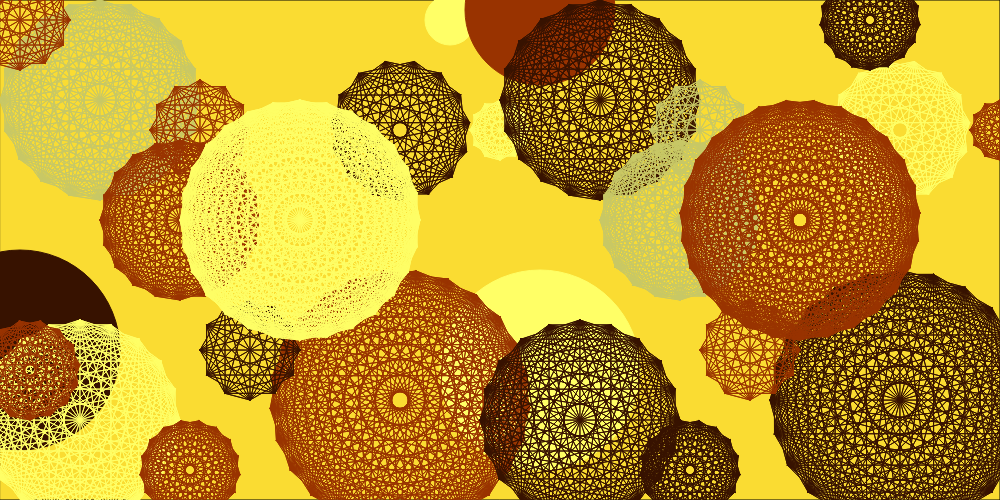
Frame 1 (no input)
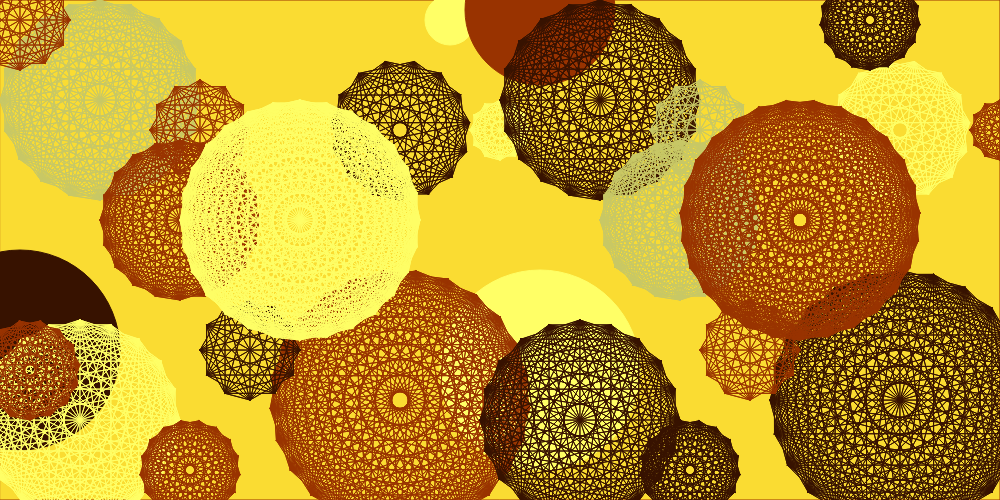
Frame 60 (no input)
Frame 120 (the mouse pressed at the canvas centre since frame 60): identical to frame 60, image omitted

The p5.js sketch that drew these frames (run headless with seeded random() and noise() and a simulated clock; from frame 60 on, the mouse is pressed at the canvas centre):

// p5.js sketch
// ── sketch.js
// VARIABLES

var colourx = [];
var coloury = [];
var colourz = [];


function setup() {
  createCanvas(1000, 500);
  /* Use for static colours
  COMMENT HERE IF YOU WANT DYNAMIC COLOURS*/
  //setColours();

}

function getPoints(xc, yc) {
  for (var i = 0; i < count; i++) {
    xarr[i] = xc + (rad * sin((2 * (22 / 7) * i) / count));
    yarr[i] = yc + (rad * cos((2 * (22 / 7) * i) / count));
    point(xarr[i], yarr[i]);
  }
}

function setColours() {
  for (var i = 0; i < 50; i++) {

    colourx[i] = random() * 255;
    coloury[i] = random() * 255;
    colourz[i] = random() * 255;

  }
}

function draw() 

{

  //colour the rectangle
  fill(250, 220, 50);
  rect(0, 0, 1000, 500);


  //the solid circles - in descending lightness of colours
  fill(255, 255, 102);
  stroke(255, 255, 102);
  ellipse(540,370,200,200); 
  ellipse(450,20,50,50);

  fill(200, 200, 102);
  
  fill(153, 51, 0);
  stroke(153, 51, 0);
  ellipse(540,10,150,150); 
  
  fill(55, 18, 0);
  stroke(55,18,0);
  ellipse(20,350,200,200);  
  

  stroke(200, 200, 102);
  lines(100, 100, 20, 100);

  stroke(153, 51, 0);
  lines(400, 400, 25, 130);
  lines(200, 130, 12, 50);


  //Much much random line-circles
  lines(180, 220, 20, 80);
  stroke(255, 255, 102)
  lines(80, 420, 20, 100);
  stroke(55, 18, 0);
  lines(250, 350, 12, 50);
  lines(400, 130, 15, 70);
  stroke(255, 255, 102)
  lines(500, 130, 12, 30);
  lines(300, 220, 28, 120);

  stroke(153, 51, 0);
  lines(190, 470, 17, 50);
  stroke(55, 18, 0);
  lines(600, 100, 20, 100);
   stroke(55, 18, 0);
  lines(900, 400, 24, 130);
   stroke(200, 200, 102)
  lines(700, 130, 12, 50);
  stroke(200, 200, 102);
  lines(680, 220, 20, 80);
  stroke(55, 18, 0);
  lines(580, 420, 20, 100);
  stroke(153, 51, 0)
  lines(750, 350, 12, 50);
  stroke(255, 255, 102)
  lines(900, 130, 15, 70);
  stroke(153, 51, 0);
  lines(1000, 130, 12, 30);
  lines(800, 220, 27, 120);
  stroke(55, 18, 0);
  lines(690, 470, 17, 50);

  lines(870, 20, 17, 50);
  stroke(153, 51, 0);
  lines(30, 370, 15, 50);
  lines(20, 20, 12, 50);

}

function lines(xc, yc, count, rad) {

  var xarr = [];
  var yarr = [];


  for (var i = 0; i < count; i++) {
    xarr[i] = xc + (rad * sin((2 * (22 / 7) * i) / count));
    yarr[i] = yc + (rad * cos((2 * (22 / 7) * i) / count));
    point(xarr[i], yarr[i]);
  }

  for (var i = 0; i < count; i++) {
    for (var j = 0; j < count; j++) {
      if (((i - j) != 1) && ((j - i) != 1)) {
        //stroke(255 / 16 * j, 255 / 256 * i * j, 255 / 16 * i);
        line(xarr[i], yarr[i], xarr[j], yarr[j]);
      }
    }
  }
}
